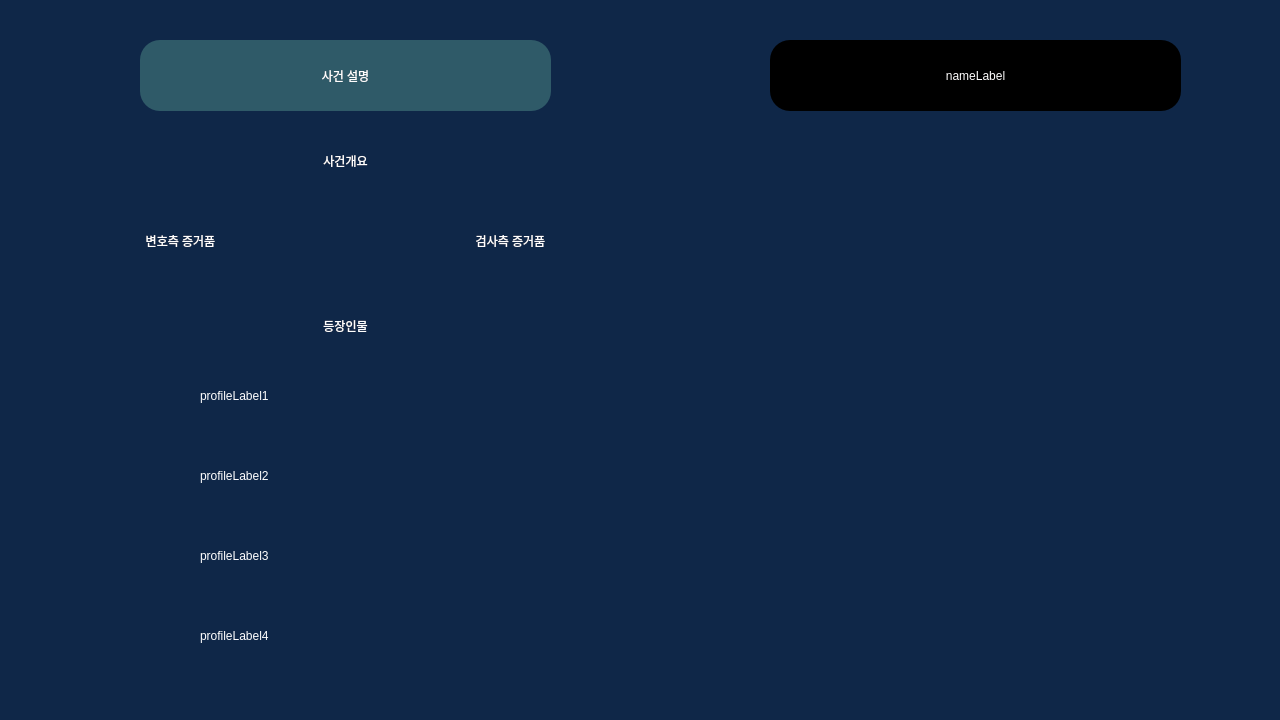
<?xml version="1.0" encoding="UTF-8"?>
<ui version="4.0">
 <class>generateWindow2</class>
 <widget class="QDialog" name="generateWindow2">
  <property name="geometry">
   <rect>
    <x>0</x>
    <y>0</y>
    <width>1280</width>
    <height>720</height>
   </rect>
  </property>
  <property name="windowTitle">
   <string>LogiCourt_AI</string>
  </property>
  <property name="styleSheet">
   <string notr="true">QDialog{
	background-color: rgb(15, 39, 72);
}</string>
  </property>
  <widget class="QPushButton" name="caseGenerateLabel">
   <property name="geometry">
    <rect>
     <x>140</x>
     <y>40</y>
     <width>411</width>
     <height>71</height>
    </rect>
   </property>
   <property name="styleSheet">
    <string notr="true">QPushButton{
	background-color: rgb(47, 90, 104);
	boder-radius: 20px;
	color: rgb(255, 254, 254);
	border-radius: 20px;
	font: 24pt &quot;나눔고딕 ExtraBold&quot;;
}</string>
   </property>
   <property name="text">
    <string>사건 설명</string>
   </property>
   <property name="checkable">
    <bool>false</bool>
   </property>
   <property name="checked">
    <bool>false</bool>
   </property>
  </widget>
  <widget class="QPushButton" name="nameLabel">
   <property name="geometry">
    <rect>
     <x>770</x>
     <y>40</y>
     <width>411</width>
     <height>71</height>
    </rect>
   </property>
   <property name="styleSheet">
    <string notr="true">QPushButton{
	background-color: rgb(0, 0, 0);
	boder-radius: 20px;
	color: rgb(255, 254, 254);
	border-radius: 20px;
	font: 24pt &quot;나눔고딕 ExtraBold&quot;;
}</string>
   </property>
   <property name="text">
    <string>nameLabel</string>
   </property>
   <property name="checkable">
    <bool>false</bool>
   </property>
   <property name="checked">
    <bool>false</bool>
   </property>
  </widget>
  <widget class="QLabel" name="profileImage">
   <property name="geometry">
    <rect>
     <x>700</x>
     <y>140</y>
     <width>551</width>
     <height>551</height>
    </rect>
   </property>
   <property name="autoFillBackground">
    <bool>false</bool>
   </property>
   <property name="styleSheet">
    <string notr="true">QLabel{
	/* 스타일시트는 스케일 설정 불가능. pixMap으로 설정해야 함 */
	/* image:url(:/images/imageNotFound.png); */
	color: rgb(255, 255, 255);
	font: 20pt &quot;나눔고딕&quot;;
}
</string>
   </property>
   <property name="text">
    <string/>
   </property>
   <property name="scaledContents">
    <bool>true</bool>
   </property>
   <property name="alignment">
    <set>Qt::AlignCenter</set>
   </property>
  </widget>
  <widget class="QPushButton" name="overviewButton">
   <property name="geometry">
    <rect>
     <x>270</x>
     <y>140</y>
     <width>151</width>
     <height>41</height>
    </rect>
   </property>
   <property name="styleSheet">
    <string notr="true">QPushButton{
	boder-radius: 20px;
	color: rgb(255, 255, 255);
	border-radius: 20px;
	font: 20pt &quot;나눔고딕 ExtraBold&quot;;
}

QPushButton:hover{
	border-radius: 20px;
	font: 24pt &quot;나눔고딕 ExtraBold&quot;;
}
QPushButton:pressed{
	border-radius: 20px;
	font: 24pt &quot;나눔고딕 ExtraBold&quot;;
}</string>
   </property>
   <property name="text">
    <string>사건개요</string>
   </property>
  </widget>
  <widget class="QPushButton" name="lawyerEvidenceButton">
   <property name="geometry">
    <rect>
     <x>80</x>
     <y>220</y>
     <width>201</width>
     <height>41</height>
    </rect>
   </property>
   <property name="styleSheet">
    <string notr="true">QPushButton{
	boder-radius: 20px;
	color: rgb(255, 255, 255);
	border-radius: 20px;
	font: 20pt &quot;나눔고딕 ExtraBold&quot;;
}

QPushButton:hover{
	border-radius: 20px;
	font: 24pt &quot;나눔고딕 ExtraBold&quot;;
}
QPushButton:pressed{
	border-radius: 20px;
	font: 24pt &quot;나눔고딕 ExtraBold&quot;;
}</string>
   </property>
   <property name="text">
    <string>변호측 증거품</string>
   </property>
  </widget>
  <widget class="QPushButton" name="prosecutorEvidenceButton">
   <property name="geometry">
    <rect>
     <x>410</x>
     <y>220</y>
     <width>201</width>
     <height>41</height>
    </rect>
   </property>
   <property name="styleSheet">
    <string notr="true">QPushButton{
	boder-radius: 20px;
	color: rgb(255, 255, 255);
	border-radius: 20px;
	font: 20pt &quot;나눔고딕 ExtraBold&quot;;
}

QPushButton:hover{
	border-radius: 20px;
	font: 24pt &quot;나눔고딕 ExtraBold&quot;;
}
QPushButton:pressed{
	border-radius: 20px;
	font: 24pt &quot;나눔고딕 ExtraBold&quot;;
}</string>
   </property>
   <property name="text">
    <string>검사측 증거품</string>
   </property>
  </widget>
  <widget class="QLabel" name="profileTitleLabel">
   <property name="geometry">
    <rect>
     <x>20</x>
     <y>310</y>
     <width>651</width>
     <height>31</height>
    </rect>
   </property>
   <property name="styleSheet">
    <string notr="true">QLabel{
	color: rgb(255, 255, 255);
	font: 20pt &quot;나눔고딕 ExtraBold&quot;;
}</string>
   </property>
   <property name="text">
    <string>등장인물</string>
   </property>
   <property name="alignment">
    <set>Qt::AlignCenter</set>
   </property>
  </widget>
  <widget class="QLabel" name="profileLabel1">
   <property name="geometry">
    <rect>
     <x>200</x>
     <y>370</y>
     <width>471</width>
     <height>51</height>
    </rect>
   </property>
   <property name="styleSheet">
    <string notr="true">QLabel{
	color: rgb(255, 255, 255);
	font: 20pt &quot;나눔고딕&quot;;
}</string>
   </property>
   <property name="text">
    <string>profileLabel1</string>
   </property>
   <property name="alignment">
    <set>Qt::AlignLeading|Qt::AlignLeft|Qt::AlignVCenter</set>
   </property>
   <property name="margin">
    <number>0</number>
   </property>
  </widget>
  <widget class="QLabel" name="profileLabel2">
   <property name="geometry">
    <rect>
     <x>200</x>
     <y>450</y>
     <width>471</width>
     <height>51</height>
    </rect>
   </property>
   <property name="styleSheet">
    <string notr="true">QLabel{
	color: rgb(255, 255, 255);
	font: 20pt &quot;나눔고딕&quot;;
}</string>
   </property>
   <property name="text">
    <string>profileLabel2</string>
   </property>
   <property name="alignment">
    <set>Qt::AlignLeading|Qt::AlignLeft|Qt::AlignVCenter</set>
   </property>
   <property name="margin">
    <number>0</number>
   </property>
  </widget>
  <widget class="QLabel" name="profileLabel3">
   <property name="geometry">
    <rect>
     <x>200</x>
     <y>530</y>
     <width>471</width>
     <height>51</height>
    </rect>
   </property>
   <property name="styleSheet">
    <string notr="true">QLabel{
	color: rgb(255, 255, 255);
	font: 20pt &quot;나눔고딕&quot;;
}</string>
   </property>
   <property name="text">
    <string>profileLabel3</string>
   </property>
   <property name="alignment">
    <set>Qt::AlignLeading|Qt::AlignLeft|Qt::AlignVCenter</set>
   </property>
   <property name="margin">
    <number>0</number>
   </property>
  </widget>
  <widget class="QLabel" name="profileLabel4">
   <property name="geometry">
    <rect>
     <x>200</x>
     <y>610</y>
     <width>471</width>
     <height>51</height>
    </rect>
   </property>
   <property name="styleSheet">
    <string notr="true">QLabel{
	color: rgb(255, 255, 255);
	font: 20pt &quot;나눔고딕&quot;;
}</string>
   </property>
   <property name="text">
    <string>profileLabel4</string>
   </property>
   <property name="alignment">
    <set>Qt::AlignLeading|Qt::AlignLeft|Qt::AlignVCenter</set>
   </property>
   <property name="margin">
    <number>0</number>
   </property>
  </widget>
 </widget>
 <resources>
  <include location="assets/resource.qrc"/>
 </resources>
 <connections/>
</ui>
